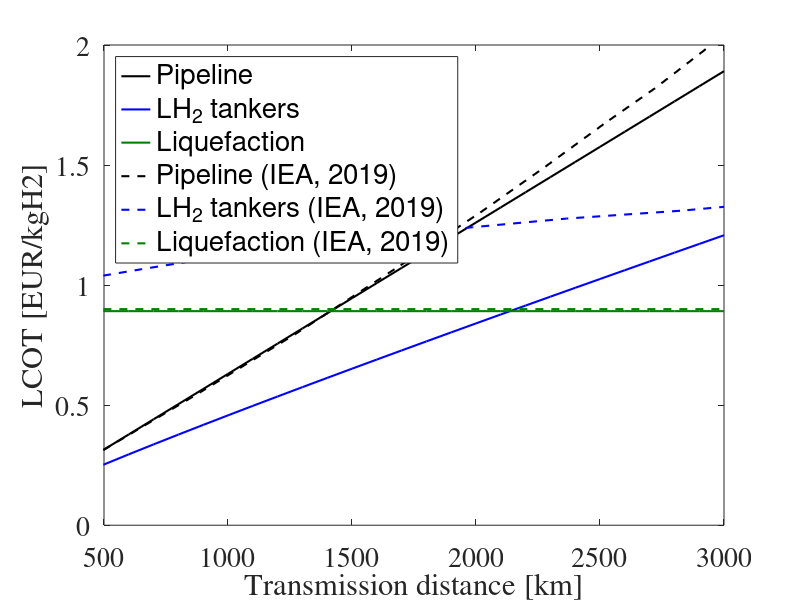

Here is the MATLAB script that generated this plot:
clear all
close all
clc

fig1 = figure('numbertitle','off',...
    'units','normalized',...
    'menubar','none',...
    'position',[0.2 0.1 0.6 0.85],...
    'color',[1 1 1],...
    'visible','off');

%Inputs
Power = [2044];                      %Electrolyzer plant size [MW]
Dist = 200:100:3000;                      %Distance [km]
L = 0:1:30;                               %Overall plant lifetime [years]
dr = 0.08;                                %Discount rate = 8%
Elec_prod = 0.0055;                       %Electrolyzer production rate [kg/s/MW] Siemens(Silyzer300)
CF = 1;                                   %Electrolyzer capacity factor = 100%
Urate_p = 0.75;                           %Utilization rate of the pipeline = 75% (IEA report)
OPEX_rate_p = 0.02;                       %OPEX = 2% of CAPEX
OPEX_rate_liq = 0.04;                     %OPEX = 4% of CAPEX
OPEX_rate_stor = 0.04;                    %OPEX = 4% of CAPEX
OPEX_rate_ship = 0.04;                    %OPEX = 4% of CAPEX
OPEX_rate_HVDC = 0.04;                    %OPEX = 4% of CAPEX
V_ship = 30;                              %Velocity of ship (km/h)
Storage_cost = 85;                        %Storage cost (EUR/kgH2)

%Relation between charter rates and LH2 vessel capacity according to benchmark vessel ------------------------

Price_Bench = 371;                        %Price benchmark vessel (million EUR)
Cap_Bench = 11000;                        %Capacity of benchmark vessel (ton of H2)
Cap_LH2 = 1000:100:14000;                 %Range of capacities tested
Price_LH2_m = [];                         %Creating matrix

irr = 0.10;                               %Internal rate of return
OPEX_ship = Price_Bench*OPEX_rate_ship;   %OPEX is equal to 4% of CAPEX
charter_rate = 1:2:250;                   %Chater rates range to test
Life_ship = 5:1:25;                       %Startin at 5 to account for the design and construction period
NPV_charter = [];                         %Creating matrix

for c = charter_rate                      %Testing what charter rate gets a internal rate of return over the ships operation
  OPEX_Charter_irr = 0;                   %Restarting value for each iteraction
  for l = Life_ship
    OPEX_Charter_irr = OPEX_Charter_irr + (OPEX_ship-c)/((1+irr)^l);
  end
  NPV_charter = [NPV_charter,(Price_Bench+OPEX_Charter_irr)];
end

Point = find((abs(NPV_charter))<5);       %Checking what point is NPV closest to zero
if mod(length(Point),2)==1                %If captures more than one point, make sure to get the medium one
  Point = median(Point);
else                                      %If captures more than one point, make sure to get the medium one
  Point = Point((length(Point)/2)+1);
end

Ship_cap_freight_ratio = charter_rate(Point)/Price_Bench; %Relation between ship building cost and the charter rate
                                                          %according to a certain given internal rate of return (irr)
%---------------------------------------------------------------------------------------------------------------------

for k = Power
    LCOH2_p_m = [];                       %Creating matrix
    LCOH2_liq_m = [];                     %Creating matrix
    LCOH2_liq_m = [];                     %Creating matrix
    LCOH2_sto_m = [];                     %Creating matrix
    LCOH2_ship_m = [];                    %Creating matrix
    LCOH2_HVDC_m = [];
    Dist_HVDC = [];
    LCOH2_liq = 0;

    for i = Dist
        %Control variables
        Prod_h = k*Elec_prod*CF*3600;      %Amount of hydrogen produced per day [kg/h]
        Prod_d = Prod_h*24;                %Amount of hydrogen produced per day [kg/d]
        Prod_y = Prod_d*350;               %Amount of hydrogen produced per year [kg/y]
        Prod_l = Prod_y*max(L);            %Amount of hydrogen produced over the plant lifetime [kg]
        Levelized_prod = 0;                %Initiating variable
        Levelized_prod_pipe = 0;

        for j = L
            Levelized_prod = Levelized_prod + (Prod_y/((1+dr)^j));  %NPV of production
        end
        for j = 1:1:40
            Levelized_prod_pipe = Levelized_prod_pipe + (Prod_y/((1+dr)^j));  %NPV of production
        end
%======================================= PIPELINES =======================================%

        Q =k*Elec_prod*CF/Urate_p;             %Peak hydrogen mass flow rate [kg/s]
        H_den = 8;                             %Mass density of hydrogen [kg/m3]
        vel = 15;                              %Average fluid velocity [m/s]

        Diameter = sqrt((4*Q)/(H_den*vel*pi)); %Diameter in [m]
        if Diameter<0.1
        Diameter=0.1;                          %Minimum diammeter
        end

        CAPEX_p_km = ((4000000*(Diameter^2))+(598600*Diameter)+329000); %Capital cost per km (EUR/km]
        CAPEX_p = (i*CAPEX_p_km)*((1+dr)^7);   %CAPEX multiplied by distance brought to present value 2019 (source 2010)

%======================================== SHIP ========================================%

        %--------------------  CAPEX liquefaction  --------------------%
        Cap_l = Prod_d/1000;                  %Design capacity [ton/day]
        Liq_max = 200;                        %Liquifier maximum capacity per unity (200,000 kg/day) [ton/day]
        N = Cap_l/Liq_max;                    %Number of liquefier (one liquefier can supply up to 200 ton/day)
        I = 1.16*0.9;                         %Cost index for cost estimates of 2016 source: DOE (2019)

        if N>1  %In case the need of more than one liquifier
            %Installed liquifier CAPEX brought to present value (source 2016)
            N = floor(N);
            CAPEX_liq = (((Liq_max^0.8*N*5.6*I)+((Cap_l-(Liq_max*N))^0.8*5.6*I))*1000000)*((1+dr)^3);

        else    %Just one liquified required
            %Installed liquifier CAPEX brought to present value 2019 (source 2016)
            CAPEX_liq = (Cap_l^0.8*5.6*I*1000000)*((1+dr)^3);
        end

        %-------------------- CAPEX Storage  --------------------%

        Ship_cap = Prod_h*1.8*2*i/V_ship;
        Storage_cap = Ship_cap*2;

        CAPEX_stor = Storage_cap*Storage_cost;

        %--------------------  Charter rates  --------------------%

        CAPEX_ship = (Price_Bench*(Ship_cap/(Cap_Bench*1000))^0.623)*1000000;
        Charter_price_LH2 = CAPEX_ship*Ship_cap_freight_ratio;

%======================================== HVDC cable ========================================%

        if k<=2500
          CAPEX_HVDC = (444000*exp(0.00025*k/0.6))*i*((1+dr)^4)...  %Equation describing cost of HVDC offshore cables (Appendix E - National Grid Eso 2015)
                        + 1000000*i*((1+dr)^4)...                   %Installation costs of HVDC offshore cables (Appendix E - National Grid Eso 2015)
                        + (0.334*k/0.6-67.12)*((1+dr)^2);           %Converter costs of VSC HVDC interconnectors (Hartel et al 2017)
          Dist_HVDC = [Dist_HVDC, i];
        endif
        CAPEX_HVDC = 0;
        %---Calculating the NPV of OPEX for pipeline and ship costs -------------------------------------%

        OPEX_p = 0;            %Initiating and restarting value for calculating NPV for next distance
        OPEX_liq = 0;          %Initiating and restarting value for calculating NPV for next distance
        OPEX_ship = 0;         %Initiating and restarting value for calculating NPV for next distance
        OPEX_HVDC = 0;         %Initiating and restarting value for calculating NPV for next distance

        for j = 1:1:40
          OPEX_p = OPEX_p + (CAPEX_p*OPEX_rate_p)/((1+dr)^j);               %NPV of OPEX for pipeline
        endfor

        for j = L

            OPEX_liq = OPEX_liq + (CAPEX_liq*OPEX_rate_liq)/((1+dr)^j);       %NPV of OPEX for liquefaction
            OPEX_ship = OPEX_ship + (CAPEX_stor*OPEX_rate_stor+...            %OPEX storage
                                     CAPEX_ship*OPEX_rate_ship+...            %OPEX tanker
                                     Charter_price_LH2)/((1+dr)^j);           %Charter rates
            OPEX_HVDC = OPEX_HVDC + (CAPEX_HVDC*OPEX_rate_HVDC)/((1+dr)^j);
        end

        LCOH2_p = (CAPEX_p+OPEX_p)/Levelized_prod_pipe;           %Levelized cost of hydrogen for pipeline transport[EUR/kgH2]
        LCOH2_p_m = [LCOH2_p_m,LCOH2_p];

        LCOH2_liq = max(LCOH2_liq,(CAPEX_liq+OPEX_liq)/Levelized_prod);  %Levelized cost of hydrogen related to liquefaction [EUR/kgH2]
        LCOH2_liq_m = [LCOH2_liq_m,LCOH2_liq];

        LCOH2_ship = (CAPEX_stor+OPEX_ship)/Levelized_prod;  %Levelized cost of hydrogen for ship transport (storage + ship + freight) [EUR/kgH2]
        LCOH2_ship_m = [LCOH2_ship_m,LCOH2_ship+LCOH2_liq];  %Levelized cost of hydrogen for ship transport (Liquefaction + storage + ship + freight) [EUR/kgH2]

        if k<=2500
          LCOH2_HVDC = (CAPEX_HVDC+OPEX_HVDC*0.04)/Levelized_prod;
          LCOH2_HVDC_m = [LCOH2_HVDC_m, LCOH2_HVDC];
        endif
    end

    hold on
    plot (Dist,LCOH2_p_m,'Color','k','linewidth',1.5)
    plot (Dist,LCOH2_ship_m-LCOH2_liq_m,'Color','b','linewidth',1.5)
    %plot (Dist_HVDC,LCOH2_HVDC_m,'Color','r')
    plot (Dist,LCOH2_liq_m,'Color',[0, 0.5, 0],'linewidth',1.5)
    %text(max(Dist)+25,max(LCOH2_p_m),[num2str(k),'MW'],'fontsize',[14],...
    %'fontname','times','color',[0 0 0],'HorizontalAlignment','right')
    %text(max(Dist)+25,max(LCOH2_ship_m),[num2str(k),'MW'],'fontsize',[14],...
    %'fontname','times','color','b','HorizontalAlignment','right')
    set (gca,'fontsize',20,'fontname','times','box','on','xlim',[500 (max(Dist)+min(Dist))])
    xlabel('Transmission distance [km]','fontname','times')
    ylabel('LCOT [EUR/kgH2]','fontname','times')
    legend ('Pipeline','Ship transport','fontsize',[20],'Location','Northwest')

end

IEA_pipeline_dist = [197 890 1270 1686 2014 2270 2518 2722 2948];
IEA_pipeline_LCOH2 = [0.128 0.555 0.7951 1.076 1.3 1.486 1.673 1.82 2];
IEA_ship_dist = [192 357 500 650 842 1128 1378 1685 1985 2364 2828 3000];
IEA_ship_LCOH2 = [0.96 1 1.04 1.066 1.098 1.143 1.175 1.21 1.241 1.277 1.31 1.326];


plot (IEA_pipeline_dist,IEA_pipeline_LCOH2,'--','Color','k','linewidth',1.5)
plot (IEA_ship_dist,IEA_ship_LCOH2,'--','Color','b','linewidth',1.5)
line ([0 max(Dist)],[0.9 0.9],'linestyle','--','Color',[0, 0.5, 0],'linewidth',1.5)

set (gca,'fontsize',20,'fontname','times','box','on','xlim',[500 3000])
xlabel('Transmission distance [km]','fontname','times')
ylabel('LCOT [EUR/kgH2]','fontname','times')
legend ('Pipeline','LH_{2} tankers','Liquefaction','Pipeline (IEA, 2019)','LH_{2} tankers (IEA, 2019)'...
        ,'Liquefaction (IEA, 2019)','fontsize',[20],'Location','Northwest')
set(fig1,'visible','on')
t = cputime

